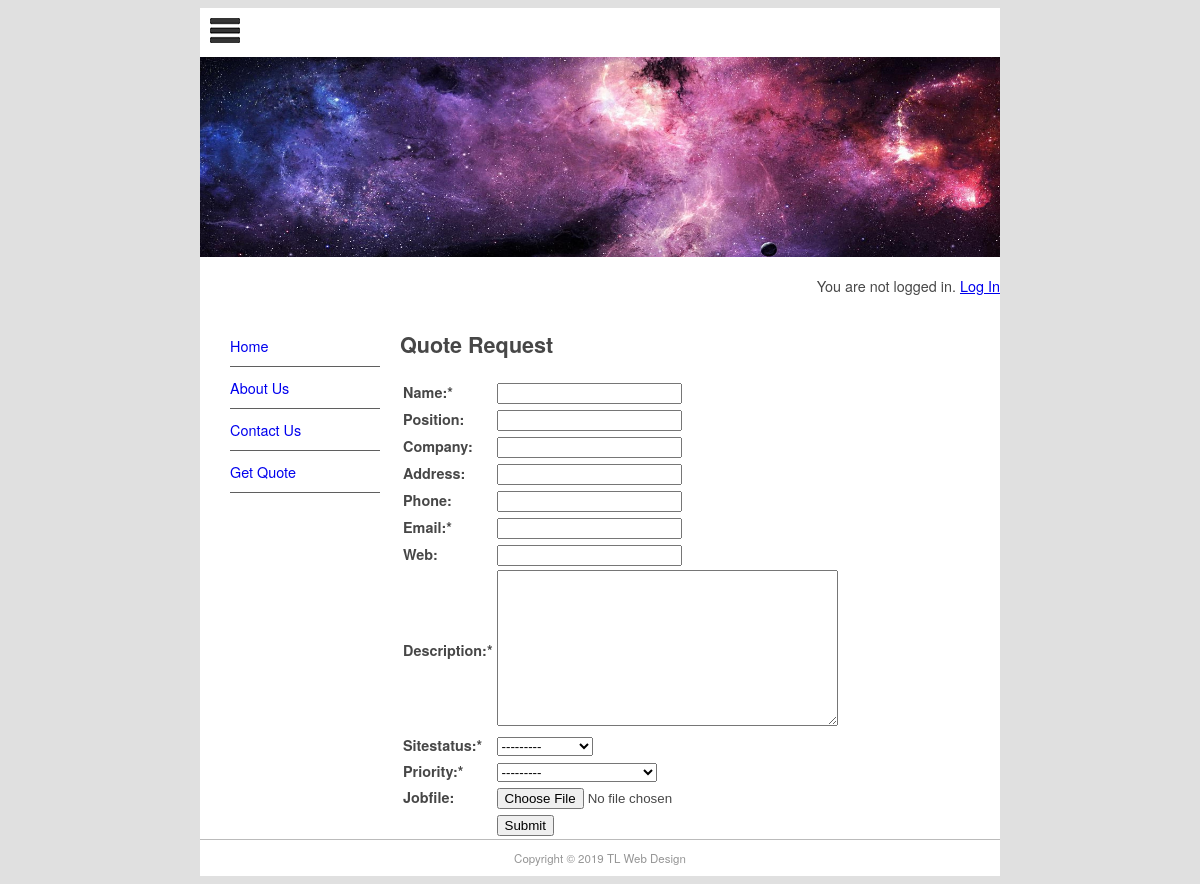
Before: /quote/ with the older database file.
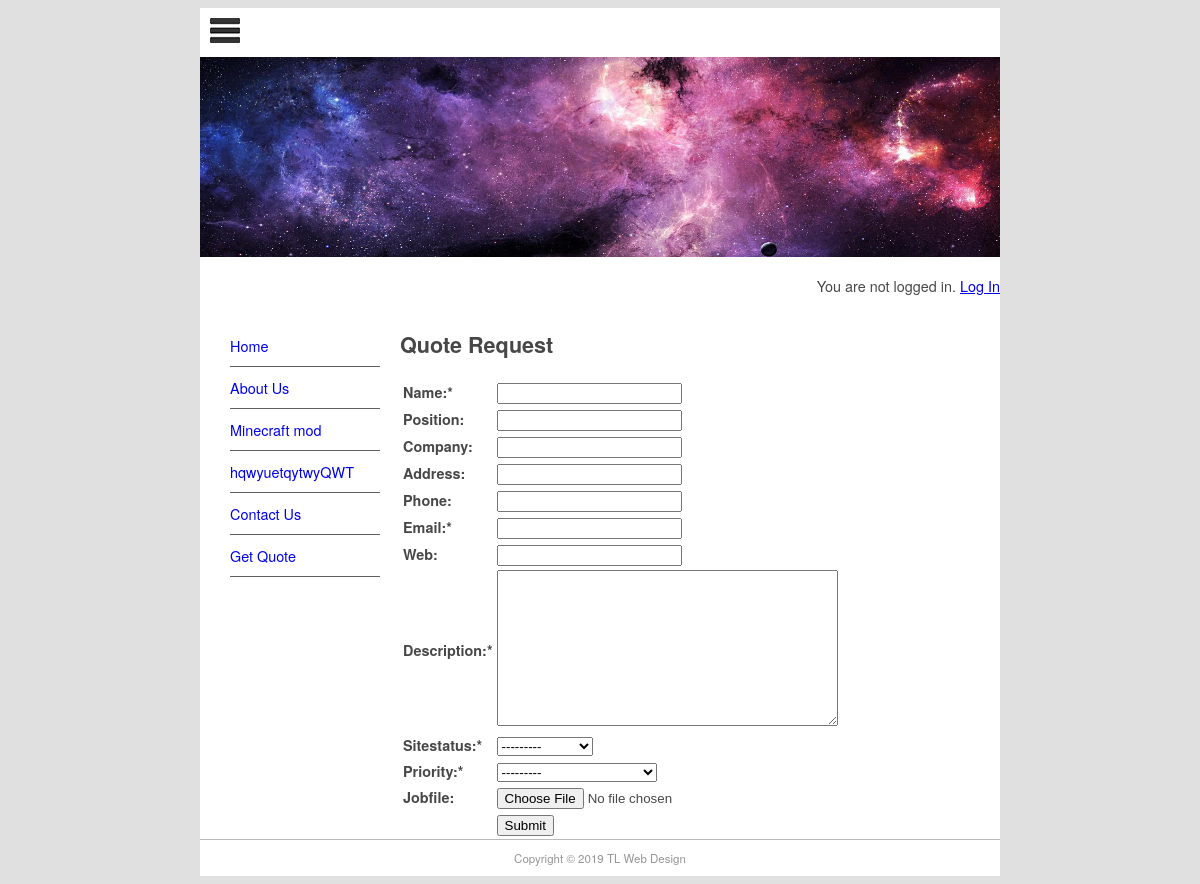
After: the same page with the newer database file.
### pages/models.py (models this page shows, shortened)
class Page(models.Model):
    title = models.CharField(max_length=60)
    permalink = models.CharField(max_length=12, unique=True)
    update_date = models.DateTimeField('Last Updated')
    bodytext = models.TextField('Page Content', blank=True)

### quotes/views.py (the view)
# urls.py: path('', views.quote_req, name='quote-request')
def quote_req(request):
    submitted = False
    if request.method == 'POST':
        form = QuoteForm(request.POST)
        if form.is_valid():
            form.save()
            return HttpResponseRedirect('/quote/?submitted=True')
    else:
        form = QuoteForm()
        if 'submitted' in request.GET:
            submitted = True
    return render(request, 'quotes/quote.html', {'form': form, 'page_list': Page.objects.all(),
    'submitted': submitted})

### quotes/forms.py
class QuoteForm(ModelForm):
    required_css_class = 'required'
    class Meta:
        model = Quote
        fields = ['name', 'position', 'company',
                'address', 'phone', 'email',
                'web', 'description', 'sitestatus',
                'priority', 'jobfile']

### quotes/templates/quotes/quote.html (shortened to what this page needs)
{% extends "base.html" %}
{% block sidenav %}
    {% for page in page_list %}
    <li><a href="{{ page.permalink}}">{{ page.title }}</a></li>
    {% endfor %}
{% endblock sidenav %}
{% block content %}
<h1>Quote Request</h1>
{% if submitted %}
    <p class="success">Your quote was submitted successfully. Thank you!</p>
{% else %}
    <form action="" enctype="multipart/form-data" method="POST" novalidate>
        <table>
            {{ form.as_table }}
            <tr>
                <td>&nbsp;</td>
                <td><input type="submit" value="Submit"></td>
            </tr>
        </table>
    </form>
{% endif %}
{% endblock content %}

### mysite/templates/base.html (shortened to what this page needs)
{% load static %}
<!doctype html>
<html>
<head>
<link href="{% static 'main.css' %}" rel="stylesheet" type="text/css">
</head>
<body>
<div id="wrapper">
  <header id="header">
    <div id="logo"><img src="{% static 'logo.jpg' %}" alt=""/></div>
    <div id="topbanner"><img src="{% static 'front_banner_galaxy.jpg' %}" width="800" height="200" alt=""/></div>
  </header>
  <div id='login_status' ALIGN=RIGHT>
  {% if user.is_authenticated %}
    <p>Hi {{ user.username }}! (You Are Logged In)
    <a href="{% url 'logout' %}">Log out</a></p>
  {% else %}
    <p>You are not logged in.
    <a href="{% url 'login' %}">Log In</a></p>
  {% endif %}
  </div>
  <aside id="leftsidebar">
    <nav id="nav">
        <ul>
        {% block sidenav %}{% endblock sidenav %}
        <li><a href="/contact">Contact Us</a></li>
        <li><a href="/quote/">Get Quote</a></li>
        </ul>
    </nav>
  </aside>
  <section id="main">
    {% block content %}{% endblock content %}
  </section>
  <footer id="footer">Copyright &copy; 2019 TL Web Design</footer>
</div>
</body>
</html>

### mysite/static/main.css (style rules this page uses)
#header { border-style: none; width: 800px; height: auto; }
#wrapper { margin-top: 0px; margin-left: auto; margin-right: auto; background-color: #FFFFFF; width: 800px; }
body { background-color: #E0E0E0; font-family: Gotham, "Helvetica Neue", Helvetica, Arial, sans-serif; font-size: 0.9em; text-align: justify; color: #474747; }
#footer { text-align: center; font-size: 0.8em; margin-top: 5px; padding-top: 10px; padding-bottom: 10px; background-color: #FFFFFF; border-top: thin solid #BBBBBB; clear: both; color: #969696; }
#nav li { padding-top: 10px; padding-bottom: 10px; font-size: 1em; list-style-type: none; border-bottom: thin solid #5F5F5F; color: #4C4C4C; left: 0px; list-style-position: inside; margin-left: -10px; }
#nav li a { text-decoration: none; }
#leftsidebar { width: 180px; height: 350px; float: left; }
#main { width: 560px; float: left; margin-left: 20px; margin-right: 10px; padding-right: 10px; }
#logo { padding: 10px; }
.required label::after { content:"*"; }

Changed rows visible on the page:
added Page: title "Minecraft mod"
added Page: title "hqwyuetqytwyQWT"
